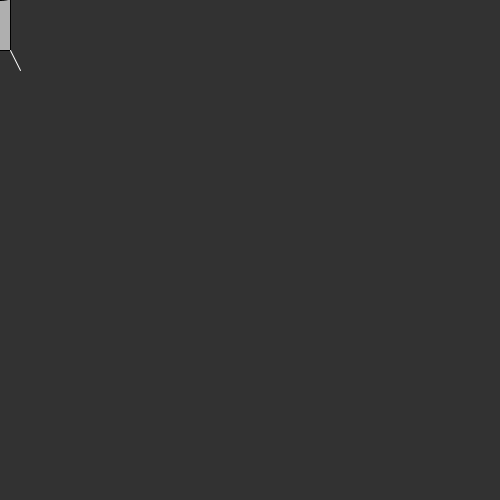
Frame 1 (no input)
Frame 60 (the mouse pressed at the canvas centre just before this capture): identical to frame 1, image omitted
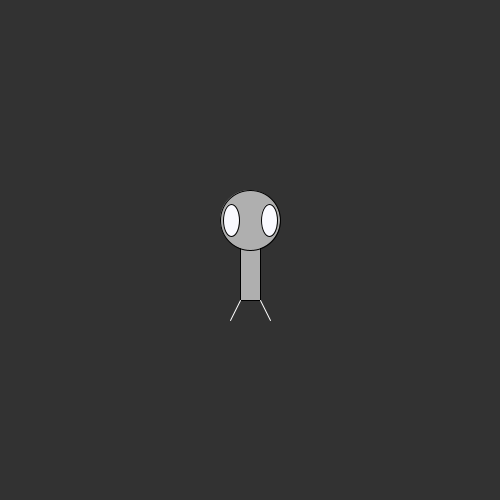
Frame 120 (the mouse held since frame 60 and released just before this capture)

The Processing sketch that drew these frames (run headless with seeded random() and noise(); from frame 60 on, the mouse is pressed at the canvas centre):

// Processing sketch: Example3_6
// ── Example3_6.pde
void setup() {
  
  size(500, 500); // Set the size of the window
  smooth();
  frameRate(30);
}
void draw() {
  background(50);
  
  // Set ellipses and rects to CENTER mode
  ellipseMode(CENTER);
  rectMode(CENTER);

  // Draw Zoog's body
  stroke(0);
  fill(175);
  rect(mouseX, mouseY, 20, 100);
  
  // Draw Zoog's head
  stroke(0);
  ellipse(mouseX, mouseY-30, 60, 60);
  
  // Draw Zoog's eyes
  fill(mouseX,mouseY,mouseX+mouseY/2);
  ellipse(pmouseX-19, pmouseY-30, 16, 32);
  ellipse(pmouseX+19, pmouseY-30, 16, 32);
  // Draw Zoog's legs
  stroke(255);
  line(mouseX-10, mouseY+50, pmouseX-20, pmouseY+70);
  line(mouseX+10, mouseY+50, pmouseX+20, pmouseY+70);
}

void mousePressed() {
  println("Go to bed!");
}
